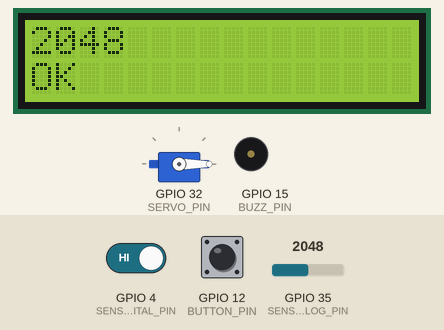
Recording of a sketch running on a simulated ESP32. On the bench: servo, 16×2 character LCD, buzzer (waves = sounding). The inputs (shaded band) are chosen by the test bench; at power-on: GPIO 4 (SENSOR_DIGITAL_PIN) HIGH, GPIO 12 (BUTTON_PIN) HIGH, GPIO 35 (SENSOR_ANALOG_PIN) = 2048. WiFi joins after 1.5 s; servers stay silent unless stated; random numbers use the default seed unless the sketch sets one; no MQTT or app messages arrive unless stated; what the sketch prints to the serial monitor is not drawn.

Above: at 4.3 s.
4.4 s: GPIO 4 (SENSOR_DIGITAL_PIN) driven LOW
At 6.6 s:
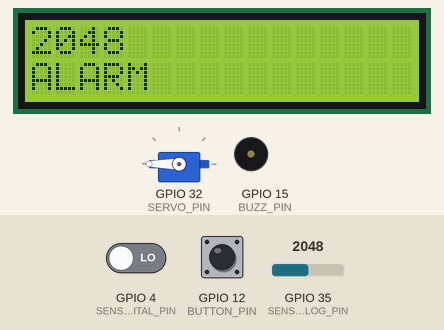
8.8 s: GPIO 12 (BUTTON_PIN) pulled LOW for 1.45 s
At 10.9 s:
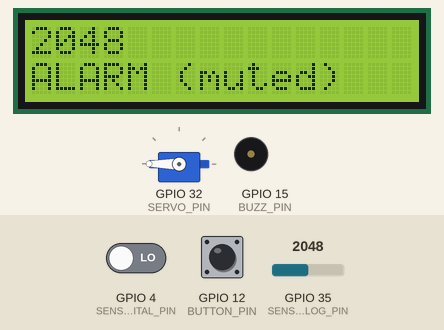
11.7 s: GPIO 4 (SENSOR_DIGITAL_PIN) driven HIGH
At 13.8 s:
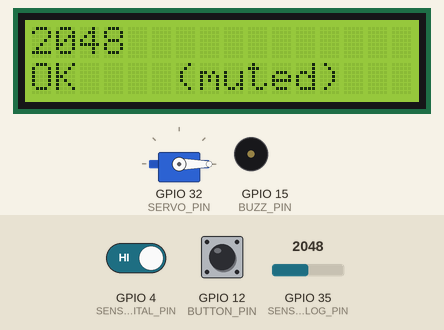
14.3 s: GPIO 35 (SENSOR_ANALOG_PIN) set to 2866
At 16.4 s:
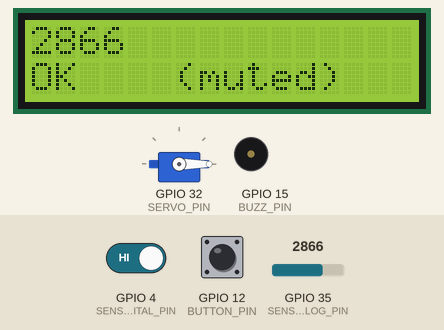
16.8 s: GPIO 12 (BUTTON_PIN) pulled LOW for 1.45 s
At 18.5 s:
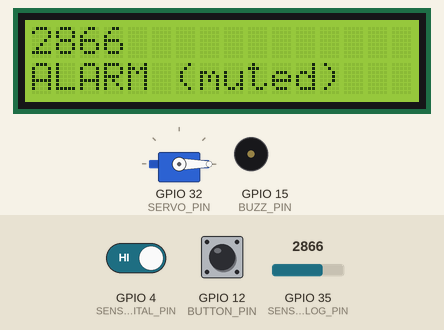
20.4 s: GPIO 35 (SENSOR_ANALOG_PIN) set to 3603
At 22.4 s:
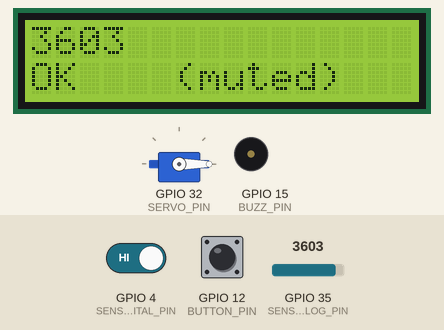
Timing chart, 0 to 23.8 s (numbered marks = the images above; inputs shaded):
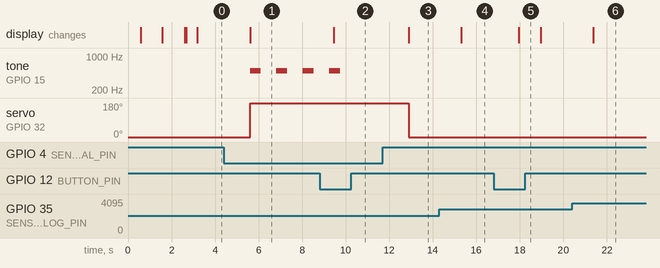

The sketch:

final_project.ino
```cpp
#include <ESP32Servo.h>
#include <Wire.h>
#include <LiquidCrystal_I2C.h>
#include <WiFi.h>
#include <PubSubClient.h>

#define SENSOR_ANALOG_PIN 35
#define SENSOR_DIGITAL_PIN 4
#define BUZZ_PIN 15
#define SERVO_PIN 32
#define BUTTON_PIN 12

// Wi-Fi credentials
const char* ssid = "Wokwi-GUEST";
const char* password = "";

// MQTT broker configuration
const char* mqtt_server = "broker.hivemq.com";
const int mqtt_port = 1883;
const char* mqtt_topic = "saragrankv/gassensor";

WiFiClient espClient;
PubSubClient client(espClient);

//LCD and Servo configuration
LiquidCrystal_I2C lcd(0x27, 16, 2);
Servo ventservo;
bool resetAlarm = false;

void setup() {
  Serial.begin(115200);
  pinMode(SENSOR_ANALOG_PIN, INPUT);
  pinMode(SENSOR_DIGITAL_PIN, INPUT);
  pinMode(BUZZ_PIN, OUTPUT);
  pinMode(BUTTON_PIN, INPUT_PULLUP);
  ventservo.attach(SERVO_PIN);
  ventservo.write(0);
  lcd.init();
  lcd.backlight();
  delay(500);

  // WiFi connection
  printMessage("Connecting WiFi");
  WiFi.begin(ssid, password);
  while (WiFi.status() != WL_CONNECTED) {
    delay(1000);
    printMessage("...");
  }
  printMessage("Connected!");

  // MQTT connection
  client.setServer(mqtt_server, mqtt_port);
  connectToMQTT();
  delay(500);
  lcd.clear();
}

void printMessage(String msg) {
  // Sends status messages to both Serial monitor and LCD
  Serial.println(msg);
  lcd.setCursor(0,0);
  lcd.print(msg);
}

void connectToMQTT() {
  while (!client.connected()) {
    printMessage("Connecting MQTT");
    // Create a random client ID
    String clientId = "ESP32Client-";
    clientId += String(random(0xffff), HEX);
    if (client.connect(clientId.c_str())) {
      printMessage("Connected!");
    }
    else {
      printMessage("Failed:");
      delay(500);
      printMessage(String(client.state()));
      printMessage("Retry in 5s...");
      delay(5000);
    }
  }
}

void loop() {
  // Check MQTT connection
  if(!client.connected()) {
    connectToMQTT();
  }
  client.loop();

  // Read value from sensor, write to LCD
  int gasLevel = analogRead(SENSOR_ANALOG_PIN);
  bool alarmOn = false;
  lcd.setCursor(0,0);
  lcd.print(gasLevel);
  // Check digital pin, sound alarm if LOW unless alarm has already been reset
  // Set Servo to 180 to "open door"
  int threshold = digitalRead(SENSOR_DIGITAL_PIN);
  lcd.setCursor(0,1);
  if (threshold == LOW) {
    alarmOn = true;
    lcd.setCursor(0,1);
    lcd.print("ALARM");
    if (!resetAlarm) {
      tone(BUZZ_PIN, 500, 500);
    }
    ventservo.write(180);
    delay(200);
  }
  else {
    lcd.setCursor(0,1);
    lcd.print("OK   ");
    ventservo.write(0);
    delay(200);
  }
  int buttonPressed = digitalRead(BUTTON_PIN);
  if (buttonPressed == LOW) {
    resetAlarm = true;
    lcd.setCursor(0,1);
    lcd.print("ALARM (muted)");
  }
  // Publish to MQTT
  String payload = "{\"reading\": " + String(gasLevel) + ", \"alarm\": " + String(!alarmOn) + "}";
  client.publish(mqtt_topic, payload.c_str());
  delay(1000);
}
```

Measured:
- after the input at 4.4 s, tone on GPIO 15 (BUZZ_PIN): alternates 500 Hz for 0.50 s and silent for 0.71 s, starting after 1.2 s; servo on GPIO 32 (SERVO_PIN): 0° → 180° after 1.2 s; the display: changes after 1.2 s (image 1)
- after the input at 8.8 s, the display: changes after 0.66 s (image 2)
- after the input at 11.7 s, servo on GPIO 32 (SERVO_PIN): 180° → 0° after 1.2 s; the display: changes after 1.2 s (image 3)
- after the input at 14.3 s, the display: changes after 1.0 s (image 4)
- after the input at 16.8 s, the display: changes after 1.2 s (image 5)
- after the input at 20.4 s, the display: changes after 0.99 s (image 6)
